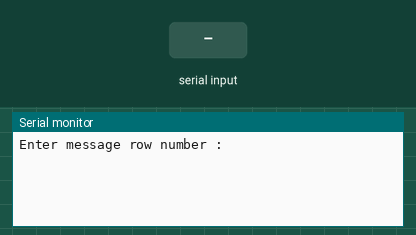
Simulated run of this program. Board: Arduino Mega 2560, built with avr-gcc and run on an emulated ATmega2560. Shown: the last lines printed to the serial monitor. The inputs (shaded band) are chosen by the test bench.

Above: at 0.9 s.
1.0 s: byte 30 received over Serial
At 1.07 s:
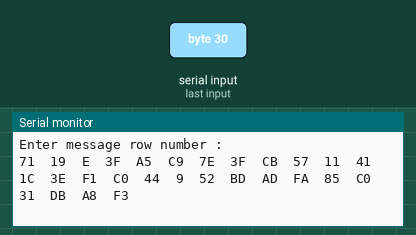
At 3.7 s:
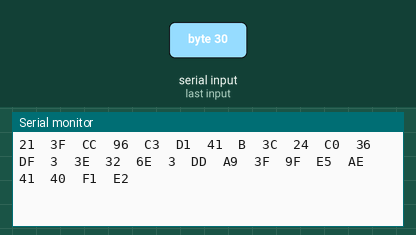

The program:

main.cpp
```cpp
#include <Arduino.h>
// TODO:
// Give the buffer names - Done
// Add recipe for which buffer to use
// Put baud and delay as constants - Done
byte msg[][28] =    {{0x71, 0x19, 0x0e, 0x3f, 0xa5, 0xc9, 0x7e, 0x3f, 0xcb, 0x57, 0x11, 0x41, 0x1c, 0x3e, 0xf1, 0xc0, 0x44, 0x09, 0x52, 0xbd, 0xad, 0xfa, 0x85, 0xc0, 0x31, 0xdb, 0xa8, 0xf3}, //example data
                    {0x71, 0x19, 0x0e, 0x3f, 0xb6, 0xdd, 0xa9, 0x3f, 0x9f, 0xe5, 0xae, 0x41, 0x33, 0x15, 0x50, 0xc0, 0x46, 0x8a, 0x91, 0xbe, 0x41, 0x92, 0x1a, 0xc0, 0x30, 0xad, 0x53, 0x8f},
                    { 0x71, 0x19, 0x0e, 0x3d, 0x0d, 0x39, 0x84, 0x3e, 0xc8, 0xc1, 0xd9, 0x40, 0xcf, 0xef, 0x27, 0xc0, 0x44, 0xef, 0x92, 0xbe, 0x1b, 0xc8, 0x74, 0xc0, 0x2f, 0xee, 0x8c, 0xdd },
                    { 0x71, 0x19, 0x0e, 0x3e, 0xd4, 0x58, 0x66, 0x3f, 0xeb, 0x0e, 0x51, 0x41, 0x39, 0x11, 0x12, 0xc0, 0x45, 0x22, 0xc0, 0xbe, 0x15, 0x44, 0xfe, 0xc0, 0x30, 0x25, 0xa0, 0xb5 },
                    { 0x71, 0x19, 0x0e, 0x3f, 0xad, 0xca, 0x77, 0x3f, 0xb8, 0x74, 0xe3, 0x41, 0x02, 0xcc, 0xf1, 0xc0, 0x43, 0x04, 0x69, 0xbd, 0xf5, 0x65, 0x97, 0xc0, 0x32, 0x21, 0xed, 0xa7 },
                    { 0x71, 0x19, 0x0e, 0x3f, 0xa3, 0x91, 0xf6, 0x3f, 0xcb, 0x1f, 0x19, 0x40, 0xf1, 0xe2, 0x5d, 0xc0, 0x3e, 0x04, 0xa2, 0xbd, 0x0f, 0xc0, 0xb6, 0xc0, 0x34, 0x09, 0xcf, 0xdb },
                    { 0x71, 0x19, 0x0e, 0x3f, 0xcc, 0x96, 0x5e, 0x40, 0x2b, 0xe1, 0x71, 0x41, 0x28, 0x71, 0xe3, 0xc0, 0x38, 0xe1, 0xe9, 0x3d, 0xb7, 0x1c, 0x89, 0xc0, 0x33, 0x96, 0x83, 0xee },
                    { 0x71, 0x19, 0x0e, 0x40, 0x1c, 0x0f, 0xde, 0x40, 0x45, 0x32, 0x40, 0x41, 0x2d, 0xe3, 0x5d, 0xc0, 0x37, 0x0d, 0xed, 0x3e, 0x08, 0x3e, 0xb6, 0xc0, 0x31, 0xf6, 0xe2, 0xf0 },
                    { 0x51, 0x19, 0x0e, 0x40, 0x3f, 0xe5, 0x16, 0x40, 0x42, 0x93, 0xc9, 0x41, 0x1a, 0x7e, 0x94, 0xc0, 0x36, 0xe7, 0xd3, 0x3e, 0x1a, 0x82, 0x01, 0xc0, 0x30, 0x2f, 0x87, 0x4 },
                    { 0x51, 0x19, 0x0e, 0x40, 0x54, 0xeb, 0xca, 0x40, 0x3c, 0xd5, 0xd1, 0x41, 0x0b, 0x3c, 0x24, 0xc0, 0x36, 0xdf, 0x03, 0x3e, 0x32, 0x6e, 0x03, 0xc0, 0x2e, 0x84, 0x69, 0xb9 },
                    { 0x51, 0x19, 0x0e, 0x40, 0x69, 0x2d, 0x9f, 0x40, 0x4b, 0x28, 0xab, 0x41, 0x07, 0xab, 0x35, 0xc0, 0x36, 0x63, 0x5e, 0x3e, 0x4d, 0x61, 0x6f, 0xc0, 0x2d, 0x38, 0x4b, 0x8b },
                    { 0x51, 0x19, 0x0e, 0x40, 0x6a, 0xbf, 0x7c, 0x40, 0x5f, 0xf5, 0x34, 0x41, 0x06, 0xe2, 0xbb, 0xc0, 0x35, 0x88, 0xce, 0x3e, 0x6a, 0xd1, 0xa7, 0xc0, 0x2b, 0xf2, 0x86, 0x6d },
                    { 0x51, 0x19, 0x0e, 0x40, 0x88, 0xc3, 0x19, 0x40, 0x76, 0xad, 0x24, 0x41, 0x09, 0xc5, 0x4d, 0xc0, 0x34, 0x5e, 0xf5, 0x3e, 0x8c, 0xc7, 0xde, 0xc0, 0x2a, 0xcc, 0x75, 0x76 },
                    { 0x51, 0x19, 0x0e, 0x40, 0x9f, 0x23, 0xc7, 0x40, 0x5d, 0xeb, 0x72, 0x41, 0x04, 0xb7, 0x5c, 0xc0, 0x35, 0x1e, 0xa4, 0x3e, 0x90, 0xa2, 0x95, 0xc0, 0x2c, 0x8e, 0x46, 0xa5 },
                    { 0x51, 0x19, 0x0e, 0x40, 0x7a, 0x46, 0xbf, 0x40, 0x54, 0x57, 0x04, 0x41, 0x00, 0x5f, 0xf9, 0xc0, 0x33, 0xcd, 0xb1, 0x3e, 0x64, 0xe9, 0xd4, 0xc0, 0x2c, 0x98, 0x9b, 0x44 },
                    { 0x44, 0x10, 0xda, 0xaa, 0xda, 0x14, 0xc8, 0x50, 0x54, 0xeb, 0x3, 0x58, 0xad , 0x2b, 0xf1, 0xb6, 0xca, 0x9f, 0xd4, 0xcf, 0xdd, 0x0d, 0x4d, 0xcc, 0xcb, 0x3e, 0xd1, 0x55 }, //bad value
                    { 0x78, 0x19, 0xda, 0x14, 0xc8, 0x50, 0x54, 0xeb, 0x9f, 0xd4, 0xcf, 0xdd, 0xde, 0x40, 0x45, 0x32, 0x40, 0x41, 0x2d, 0xe3, 0x5d, 0xc0, 0xeb, 0x3, 0x58, 0xad, 0x2b, 0xf1 }, //bad value
                    { 0x21, 0x3f, 0xcc, 0x96, 0xc3, 0xd1, 0x41, 0x0b, 0x3c, 0x24, 0xc0, 0x36, 0xdf, 0x3, 0x3e, 0x32, 0x6e, 0x3, 0xdd, 0xa9, 0x3f, 0x9f, 0xe5, 0xae, 0x41, 0x40, 0xf1, 0xe2 }};//bad value


void setup()
{
int r;
Serial.begin(9600);
Serial.println("Enter message row number :");

while(1)
    {
        if(Serial.available())
            {
                r = Serial.read();
                for (int row= 0; row < 18;row ++)
                    {
                        for (int col = 0; col < 28; col++)
                        {
                            Serial.print( msg[row][col],HEX);
                            Serial.print("\t");
                        }
                        Serial.println();
                    }
            }
    }
}
void loop() {
}
```

Measured:
- after the input at 1.0 s, the serial monitor: prints a new line at once (image 1)
